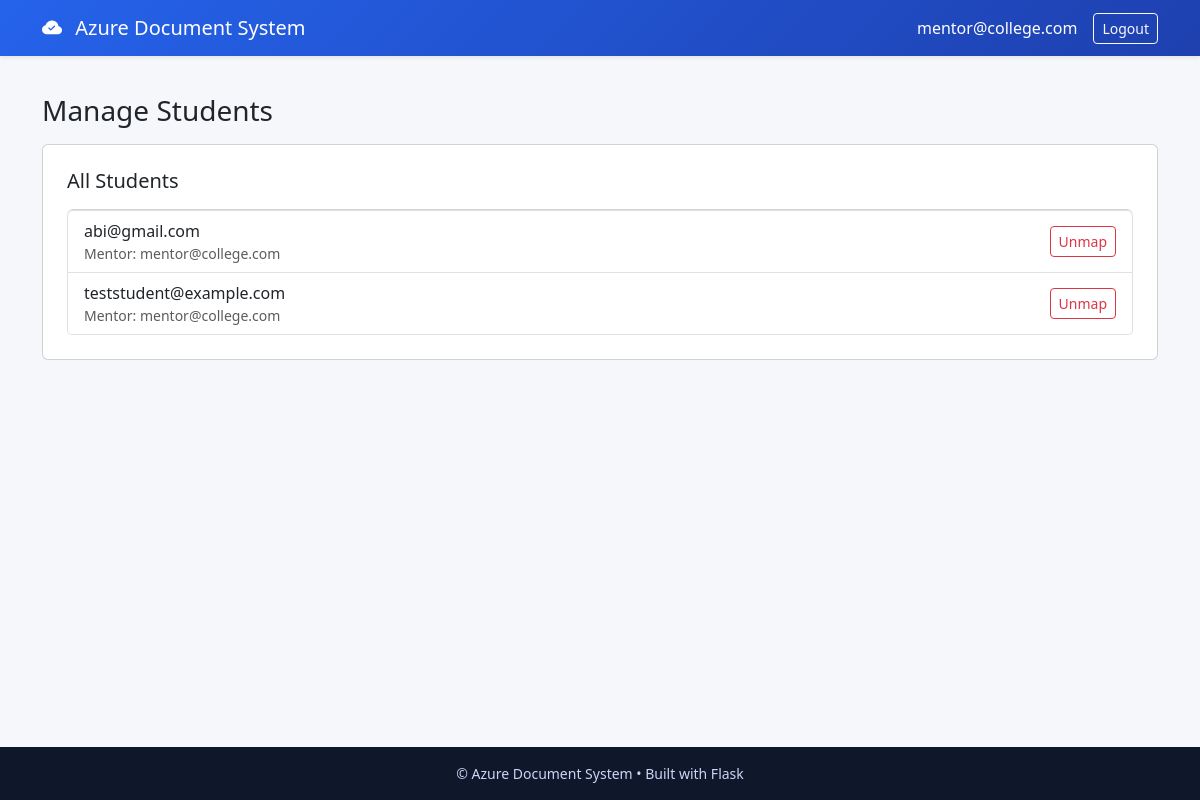
The app's page /staff/manage_students (signed in), older data.
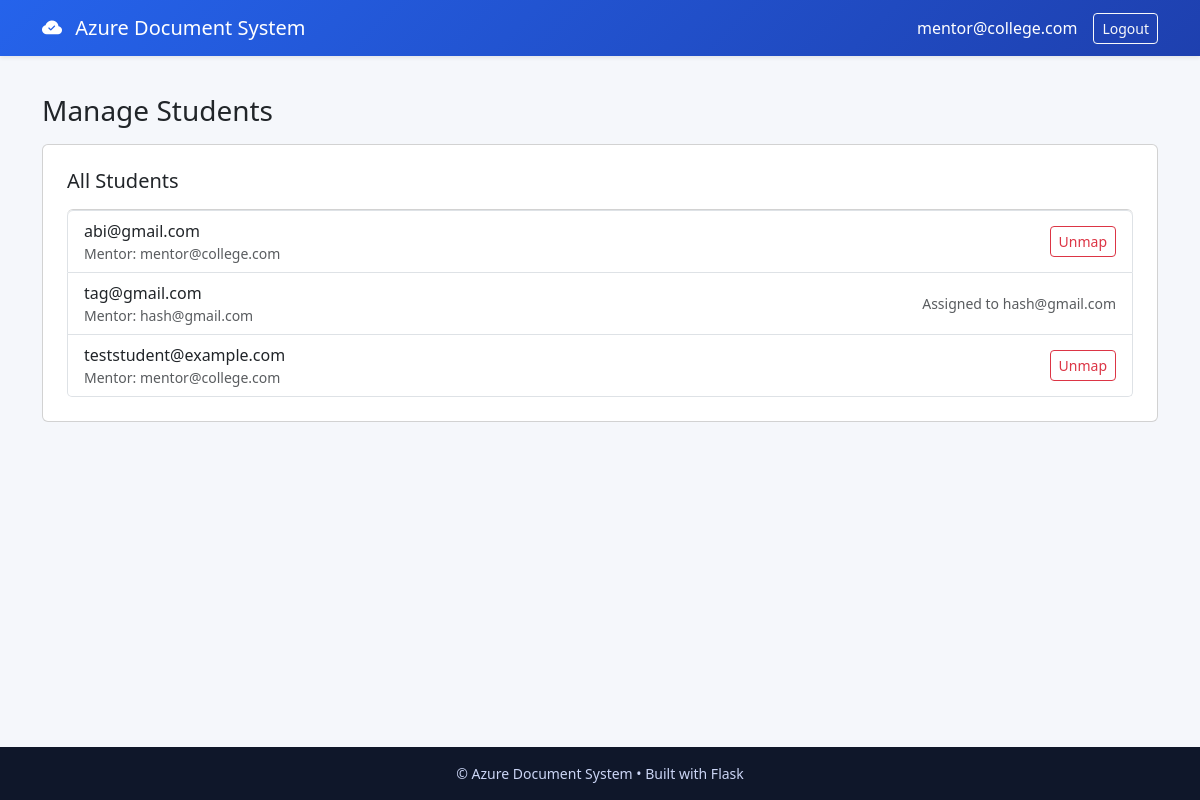
The same page, newer data.
### tables this page shows
CREATE TABLE students (
        id INTEGER PRIMARY KEY AUTOINCREMENT,
        email TEXT,
        password TEXT,
        mentor_email TEXT
    );

### app.py (the view)
@app.route('/staff/manage_students')
def staff_manage_students():
    if session.get('role') != 'staff':
        return redirect('/login')
    db = get_db()
    mentor = session.get('email')
    students = db.execute('SELECT id, email, mentor_email FROM students ORDER BY email').fetchall()
    return render_template('staff/manage_students.html', students=students, mentor=mentor)

### app.py (called while the page is built)
def get_db():
    return sqlite3.connect("auth.db")

@app.context_processor
def inject_helpers():
    return {"get_staff_list": get_staff_list, "get_students_list": get_students_list}

@app.after_request
def add_no_cache_headers(response):
    try:
        ctype = response.headers.get('Content-Type', '')
        if ctype and ctype.split(';')[0].strip() == 'text/html':
            response.headers['Cache-Control'] = 'no-store, no-cache, must-revalidate, max-age=0'
            response.headers['Pragma'] = 'no-cache'
            response.headers['Expires'] = '0'
    except Exception:
        pass
    return response

### templates/staff/manage_students.html (shortened to what this page needs)
{% extends "base.html" %}
{% block content %}
  <h3 class="mb-3">Manage Students</h3>
  <div class="card p-4 mb-4">
    <h5 class="mb-3">All Students</h5>
    {% if students and students|length > 0 %}
      <ul class="list-group">
        {% for s in students %}
          <li class="list-group-item d-flex justify-content-between align-items-center">
            <div>
              {{ s[1] }}
              {% if s[2] %}
                <div class="small text-muted">Mentor: {{ s[2] }}</div>
              {% else %}
                <div class="small text-muted">No mentor assigned</div>
              {% endif %}
            </div>
            <div>
              {% if s[2] == mentor %}
                <form method="post" action="/staff/unmap_student/{{ s[0] }}" style="display:inline">
                  <button class="btn btn-sm btn-outline-danger">Unmap</button>
                </form>
              {% elif not s[2] %}
                <form method="post" action="/staff/map_student/{{ s[0] }}" style="display:inline">
                  <button class="btn btn-sm btn-primary">Map</button>
                </form>
              {% else %}
                <span class="text-muted small">Assigned to {{ s[2] }}</span>
              {% endif %}
            </div>
          </li>
        {% endfor %}
      </ul>
    {% else %}
      <div class="text-muted">No students found.</div>
    {% endif %}
  </div>
{% endblock %}

### templates/base.html (shortened to what this page needs)
<!doctype html>
<html lang="en">
  <head>
    <link href="https://cdn.jsdelivr.net/npm/bootstrap@5.3.2/dist/css/bootstrap.min.css" rel="stylesheet">
    <link href="https://cdn.jsdelivr.net/npm/bootstrap-icons@1.11.1/font/bootstrap-icons.css" rel="stylesheet">
  </head>
  <body>
    {% include 'partials/_navbar.html' %}
    <main class="container py-4">
      {% block content %}{% endblock %}
    </main>
    {% include 'partials/_footer.html' %}
  </body>
</html>

### templates/partials/_navbar.html (shortened to what this page needs)
<nav class="navbar navbar-dark navbar-expand-lg shadow-sm fixed-top">
  <div class="container">
    <a class="navbar-brand text-white" href="/">
      <i class="bi bi-cloud-check-fill me-2"></i>
      Azure Document System
    </a>
    {% if session.get('email') %}
    <div class="ms-auto d-flex align-items-center">
      <span class="navbar-text text-white me-3">{{ session.get('email') }}</span>
      <a href="/logout" class="btn btn-outline-light btn-sm">Logout</a>
    </div>
    {% endif %}
  </div>
</nav>

### templates/partials/_footer.html
<footer class="mt-4 py-3">
  <div class="container text-center small">
    &copy; {{ config.get('APP_NAME', 'Azure Document System') }} • Built with Flask
  </div>
</footer>

### templates/base.html (style rules this page uses)
body { background: #f5f7fb; font-family: "Segoe UI", system-ui, sans-serif; padding-top:70px; min-height:100vh; display:flex; flex-direction:column }
main { flex:1 1 auto }
.navbar { background: linear-gradient(135deg,#2563eb,#1e40af) }
footer { background:#0f172a; color:#cbd5f5 }

Row changes from the older to the newer data that the page shows:
added students: email "tag@gmail.com", mentor_email "hash@gmail.com"
